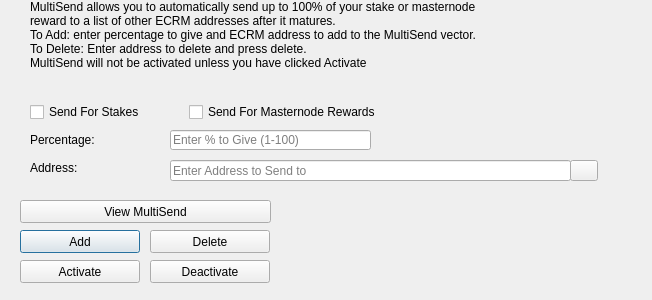
<?xml version="1.0" encoding="UTF-8"?>
<ui version="4.0">
 <class>MultiSendDialog</class>
 <widget class="QDialog" name="MultiSendDialog">
  <property name="windowModality">
   <enum>Qt::NonModal</enum>
  </property>
  <property name="geometry">
   <rect>
    <x>0</x>
    <y>0</y>
    <width>652</width>
    <height>300</height>
   </rect>
  </property>
  <property name="windowTitle">
   <string>MultiSend</string>
  </property>
  <widget class="QLineEdit" name="multiSendPercentEdit">
   <property name="geometry">
    <rect>
     <x>170</x>
     <y>130</y>
     <width>201</width>
     <height>20</height>
    </rect>
   </property>
   <property name="toolTip">
    <string>Enter whole numbers 1 - 100</string>
   </property>
   <property name="placeholderText">
    <string>Enter % to Give (1-100)</string>
   </property>
  </widget>
  <widget class="QLineEdit" name="multiSendAddressEdit">
   <property name="geometry">
    <rect>
     <x>170</x>
     <y>160</y>
     <width>401</width>
     <height>21</height>
    </rect>
   </property>
   <property name="toolTip">
    <string/>
   </property>
   <property name="placeholderText">
    <string>Enter Address to Send to</string>
   </property>
  </widget>
  <widget class="QLabel" name="label_2">
   <property name="geometry">
    <rect>
     <x>30</x>
     <y>0</y>
     <width>451</width>
     <height>121</height>
    </rect>
   </property>
   <property name="lineWidth">
    <number>1</number>
   </property>
   <property name="text">
    <string>MultiSend allows you to automatically send up to 100% of your stake or masternode reward to a list of other ECRM addresses after it matures.
To Add: enter percentage to give and ECRM address to add to the MultiSend vector.
To Delete: Enter address to delete and press delete.
MultiSend will not be activated unless you have clicked Activate</string>
   </property>
   <property name="alignment">
    <set>Qt::AlignLeading|Qt::AlignLeft|Qt::AlignTop</set>
   </property>
   <property name="wordWrap">
    <bool>true</bool>
   </property>
  </widget>
  <widget class="QLabel" name="message">
   <property name="geometry">
    <rect>
     <x>290</x>
     <y>200</y>
     <width>351</width>
     <height>91</height>
    </rect>
   </property>
   <property name="text">
    <string/>
   </property>
  </widget>
  <widget class="QPushButton" name="addButton">
   <property name="geometry">
    <rect>
     <x>20</x>
     <y>230</y>
     <width>120</width>
     <height>23</height>
    </rect>
   </property>
   <property name="toolTip">
    <string/>
   </property>
   <property name="statusTip">
    <string>Add to MultiSend Vector</string>
   </property>
   <property name="text">
    <string>Add</string>
   </property>
  </widget>
  <widget class="QPushButton" name="disableButton">
   <property name="geometry">
    <rect>
     <x>150</x>
     <y>260</y>
     <width>120</width>
     <height>23</height>
    </rect>
   </property>
   <property name="statusTip">
    <string>Deactivate MultiSend</string>
   </property>
   <property name="text">
    <string>Deactivate</string>
   </property>
  </widget>
  <widget class="QPushButton" name="addressBookButton">
   <property name="geometry">
    <rect>
     <x>570</x>
     <y>160</y>
     <width>28</width>
     <height>21</height>
    </rect>
   </property>
   <property name="toolTip">
    <string>Choose an address from the address book</string>
   </property>
   <property name="text">
    <string/>
   </property>
   <property name="icon">
    <iconset resource="../ecoreumcoin.qrc">
     <normaloff>:/icons/address-book</normaloff>:/icons/address-book</iconset>
   </property>
   <property name="shortcut">
    <string>Alt+A</string>
   </property>
   <property name="autoDefault">
    <bool>false</bool>
   </property>
  </widget>
  <widget class="QLabel" name="label">
   <property name="geometry">
    <rect>
     <x>30</x>
     <y>130</y>
     <width>121</width>
     <height>20</height>
    </rect>
   </property>
   <property name="toolTip">
    <string>Percentage of stake to send</string>
   </property>
   <property name="text">
    <string>Percentage:</string>
   </property>
  </widget>
  <widget class="QLabel" name="label_5">
   <property name="geometry">
    <rect>
     <x>30</x>
     <y>160</y>
     <width>111</width>
     <height>16</height>
    </rect>
   </property>
   <property name="toolTip">
    <string>Address to send portion of stake to</string>
   </property>
   <property name="text">
    <string>Address:</string>
   </property>
  </widget>
  <widget class="QPushButton" name="deleteButton">
   <property name="geometry">
    <rect>
     <x>150</x>
     <y>230</y>
     <width>120</width>
     <height>23</height>
    </rect>
   </property>
   <property name="toolTip">
    <string/>
   </property>
   <property name="statusTip">
    <string>Delete Address From MultiSend Vector</string>
   </property>
   <property name="text">
    <string>Delete</string>
   </property>
  </widget>
  <widget class="QPushButton" name="activateButton">
   <property name="geometry">
    <rect>
     <x>20</x>
     <y>260</y>
     <width>120</width>
     <height>23</height>
    </rect>
   </property>
   <property name="statusTip">
    <string>Activate MultiSend</string>
   </property>
   <property name="text">
    <string>Activate</string>
   </property>
  </widget>
  <widget class="QPushButton" name="viewButton">
   <property name="geometry">
    <rect>
     <x>20</x>
     <y>200</y>
     <width>251</width>
     <height>23</height>
    </rect>
   </property>
   <property name="toolTip">
    <string/>
   </property>
   <property name="statusTip">
    <string>View MultiSend Vector</string>
   </property>
   <property name="text">
    <string>View MultiSend</string>
   </property>
  </widget>
  <widget class="QWidget" name="horizontalLayoutWidget">
   <property name="geometry">
    <rect>
     <x>30</x>
     <y>100</y>
     <width>351</width>
     <height>24</height>
    </rect>
   </property>
   <layout class="QHBoxLayout" name="horizontalLayout">
    <item>
     <widget class="QCheckBox" name="multiSendStakeCheckBox">
      <property name="text">
       <string>Send For Stakes</string>
      </property>
     </widget>
    </item>
    <item>
     <widget class="QCheckBox" name="multiSendMasternodeCheckBox">
      <property name="text">
       <string>Send For Masternode Rewards</string>
      </property>
     </widget>
    </item>
   </layout>
  </widget>
 </widget>
 <resources>
  <include location="../ecoreumcoin.qrc"/>
 </resources>
 <connections/>
</ui>
